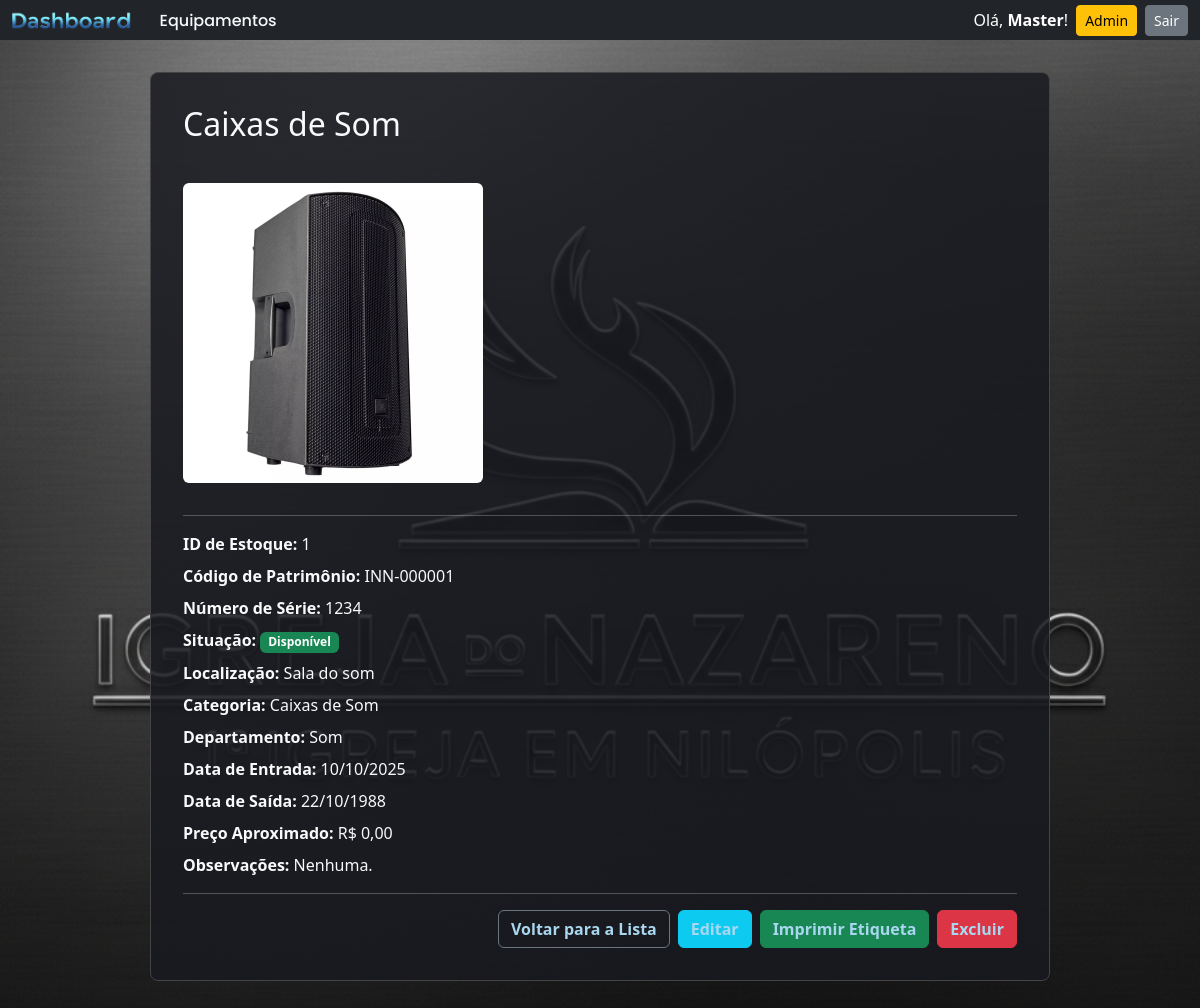
/1/ (signed in), run on the app's committed database.
### core/models.py (models this page shows, shortened)
class Equipamento(models.Model):
    SITUACAO_CHOICES = [
        ('disponivel', 'Disponível'),
        ('em_uso', 'Em Uso'),
        ('manutencao', 'Em Manutenção'),
        ('descartado', 'Descartado'),
    ]
    class Meta:
        verbose_name = "Equipamento"
        verbose_name_plural = "Equipamentos"
        permissions = [
            ("can_export_csv", "Pode exportar relatórios CSV de equipamentos"),
            ("can_print_label", "Pode imprimir etiquetas de equipamentos"),
        ]
    data_entrada = models.DateField(verbose_name="Data de Entrada", default=timezone.now)
    nome = models.CharField(max_length=200, verbose_name="Nome", default='(Nome não fornecido)')
    marca = models.CharField(max_length=100, blank=True, null=True, verbose_name="Marca")
    modelo = models.CharField(max_length=100, blank=True, null=True, verbose_name="Modelo")
    numero_serie = models.CharField(max_length=100, unique=True, blank=True, null=True, verbose_name="Número de Série")
    preco_aproximado = models.DecimalField(max_digits=10, decimal_places=2, verbose_name="Preço Aproximado", blank=True,
                                           null=True)
    situacao = models.CharField(max_length=20, choices=SITUACAO_CHOICES, default='disponivel', verbose_name="Situação")
    categoria = models.ForeignKey(Categoria, on_delete=models.PROTECT, verbose_name="Categoria", blank=True, null=True)
    localizacao = models.ForeignKey(Localizacao, on_delete=models.PROTECT, verbose_name="Localização", blank=True,null=True)
    departamento = models.ForeignKey(Departamento, on_delete=models.SET_NULL, null=True, blank=True,verbose_name="Departamento")
    data_saida = models.DateField(verbose_name="Data de Saída", blank=True, null=True)
    motivo_saida = models.TextField(verbose_name="Motivo de Saída", blank=True, null=True)
    observacoes = models.TextField(verbose_name="Observações", blank=True, null=True)
    codigo_patrimonio = models.CharField(
        max_length=20,
        unique=True,
        blank=True,
        editable=False,
        verbose_name="Código de Patrimônio"
    )
    imagem = models.ImageField(
        upload_to='equipamentos_fotos/',
        blank=True,
        null=True,
        verbose_name="Foto do Equipamento"
    )

class Localizacao(models.Model):
    nome = models.CharField(max_length=100)
    class Meta:
        verbose_name = "Localização"
        verbose_name_plural = "Localizações"

class Categoria(models.Model):
    nome = models.CharField(max_length=100)

class Departamento(models.Model):
    nome = models.CharField(max_length=100, unique=True)

### core/views.py (the view)
class EquipamentoDetailView(PermissionRequiredMixin, DetailView):
    permission_required = 'core.view_equipamento'
    model = Equipamento
    template_name = 'core/equipamento_detalhe.html'
    context_object_name = 'equipamento'

### core/templates/core/equipamento_detalhe.html (shortened to what this page needs)
{% extends 'core/base.html' %}
{% block content %}
    <h2 class="mb-4">{{ equipamento.nome }}</h2>
    {% if equipamento.imagem %}
        <img src="{{ equipamento.imagem.url }}" alt="Foto de {{ equipamento.nome }}" class="img-fluid rounded my-3" style="max-height: 300px;">
    {% endif %}
    <hr>
    <p class="mb-2"><strong>ID de Estoque:</strong> {{ equipamento.id }}</p>
    <p class="mb-2"><strong>Código de Patrimônio:</strong> {{ equipamento.codigo_patrimonio }}</p>
    <p class="mb-2"><strong>Número de Série:</strong> {{ equipamento.numero_serie }}</p>
    <p class="mb-2"><strong>Situação:</strong>
        <span class="badge
            {% if equipamento.situacao == 'disponivel' %}bg-success
            {% elif equipamento.situacao == 'em_uso' %}bg-primary
            {% elif equipamento.situacao == 'manutencao' %}bg-warning text-dark
            {% elif equipamento.situacao == 'descartado' %}bg-danger
            {% else %}bg-secondary{% endif %}">
            {{ equipamento.get_situacao_display }}
        </span>
    </p>
    <p class="mb-2"><strong>Localização:</strong> {{ equipamento.localizacao.nome }}</p>
    <p class="mb-2"><strong>Categoria:</strong> {{ equipamento.categoria.nome }}</p>
    {% if equipamento.departamento %}
        <p class="mb-2"><strong>Departamento:</strong> {{ equipamento.departamento.nome }}</p>
    {% endif %}
    <p class="mb-2"><strong>Data de Entrada:</strong> {{ equipamento.data_entrada|date:"d/m/Y" }}</p>
    {% if equipamento.data_saida %}
        <p class="mb-2"><strong>Data de Saída:</strong> {{ equipamento.data_saida|date:"d/m/Y" }}</p>
    {% endif %}
    <p class="mb-2"><strong>Preço Aproximado:</strong> R$ {{ equipamento.preco_aproximado }}</p>
    <p class="mb-2"><strong>Observações:</strong> {{ equipamento.observacoes|default:"Nenhuma." }}</p>
    <hr>
    <div class="d-grid gap-2 d-md-flex justify-content-md-end">
        <a href="{% url 'core:lista_equipamentos' %}" class="btn btn-outline-secondary">Voltar para a Lista</a>
        {% if perms.core.change_equipamento %}
            <a href="{% url 'core:equipamento_editar' pk=equipamento.pk %}" class="btn btn-info">Editar</a>
        {% endif %}
         {% if perms.core.can_print_label %}
        <a href="{% url 'core:etiqueta_equipamento' pk=equipamento.pk %}" class="btn btn-success" target="_blank">Imprimir Etiqueta</a>
         {% endif %}
        {% if perms.core.delete_equipamento %}
            <a href="{% url 'core:equipamento_excluir' pk=equipamento.pk %}" class="btn btn-danger">Excluir</a>
        {% endif %}
    </div>
{% endblock content %}

### core/templates/core/base.html (shortened to what this page needs)
{% load static %}
<!doctype html>
<html lang="pt-br">
<head>
    <link href="https://cdn.jsdelivr.net/npm/bootstrap@5.3.3/dist/css/bootstrap.min.css" rel="stylesheet">
    <link rel="stylesheet" href="{% static 'core/css/main.css' %}?v=15">
</head>
<body>
    {% block navbar %}
    <nav class="navbar navbar-expand-lg navbar-dark bg-dark mb-4 py-0">
        <div class="container-fluid">
            <a class="navbar-brand" href="{% url 'core:dashboard' %}">
                <img src="{% static 'core/img/logoDashboard.png' %}" alt="Inventario Logo" style="height: 25px;">
            </a>
            <div class="collapse navbar-collapse" id="navbarNav">
                <ul class="navbar-nav me-auto">
                    <li class="nav-item">
                        <a class="nav-link {% if request.resolver_match.view_name == 'core:lista_equipamentos' %}active{% endif %}" href="{% url 'core:lista_equipamentos' %}">Equipamentos</a>
                    </li>
                </ul>
                <div class="d-flex align-items-center mt-3 mt-lg-0">
                    {% if user.is_authenticated %}
                        <span class="navbar-text text-white me-2">Olá, <strong>{{ user.username }}</strong>!</span>
                        {% if user.is_superuser %}
                            <a href="{% url 'admin:index' %}" class="btn btn-warning btn-sm me-2">Admin</a>
                        {% endif %}
                        <form action="{% url 'logout' %}" method="post" class="d-inline">
                            <button type="submit" class="btn btn-secondary btn-sm">Sair</button>
                        </form>
                    {% else %}
                        <a href="{% url 'login' %}" class="btn btn-primary btn-sm">Entrar</a>
                    {% endif %}
                </div>
            </div>
        </div>
    </nav>
    {% endblock navbar %}
    <div class="container">
        <div class="content-container">
            {% block content %}
            {% endblock content %}
        </div>
    </div>
</body>
</html>

### core/static/core/css/main.css (style rules this page uses)
body { background-image: url('../img/Background.png'); background-size: cover; background-position: center center; background-repeat: no-repeat; background-attachment: fixed; color: #f8f9fa; }
.content-container { background-color: rgba(25, 27, 32, 0.85); padding: 2rem; border-radius: 0.5rem; border: 1px solid #444; max-width: 900px; margin: 2rem auto; }
.content-container a { color: #a9d7ef; text-decoration: none; font-weight: bold; transition: color 0.2s ease-in-out; }
.nav-link { display: inline-block; padding: 0rem; border-radius: 0.25rem; text-decoration: none; color: #f8f9fa; background: transparent; transition: all 0.3s ease; font-family: 'Poppins', sans-serif; font-weight: 500; }

### data on the page
Equipamento: nome "Caixas de Som", imagem (picture), id "1", codigo_patrimonio "INN-000001", numero_serie "1234", situacao "Disponível", localizacao.nome "Sala do som", categoria.nome "Caixas de Som", departamento.nome "Som", data_entrada "10/10/2025", data_saida "22/10/1988", preco_aproximado "0,00", observacoes "Nenhuma."

### other printed values
{{ user.username }} "Master"
